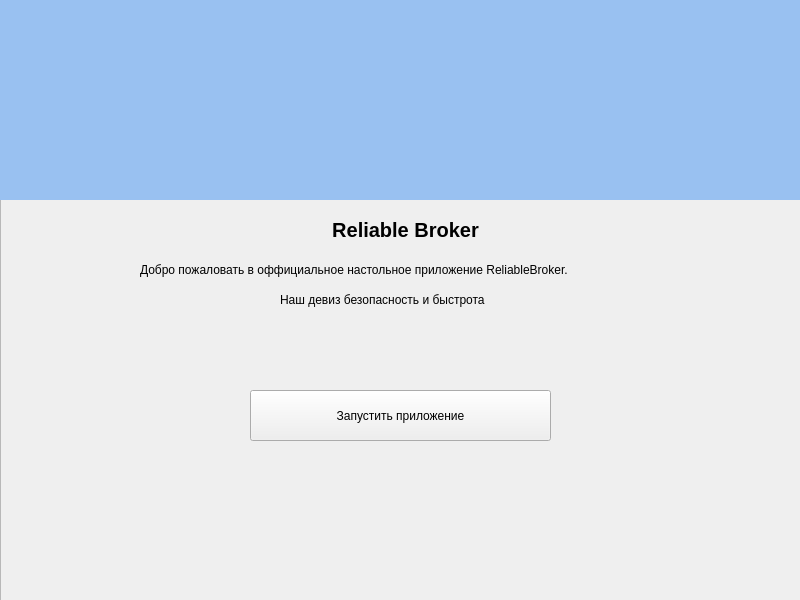
<?xml version="1.0" encoding="UTF-8"?>
<ui version="4.0">
 <class>Form</class>
 <widget class="QWidget" name="Form">
  <property name="geometry">
   <rect>
    <x>0</x>
    <y>0</y>
    <width>800</width>
    <height>600</height>
   </rect>
  </property>
  <property name="minimumSize">
   <size>
    <width>800</width>
    <height>600</height>
   </size>
  </property>
  <property name="maximumSize">
   <size>
    <width>800</width>
    <height>600</height>
   </size>
  </property>
  <property name="windowTitle">
   <string>Form</string>
  </property>
  <widget class="QWidget" name="gridLayoutWidget">
   <property name="geometry">
    <rect>
     <x>0</x>
     <y>0</y>
     <width>801</width>
     <height>601</height>
    </rect>
   </property>
   <layout class="QGridLayout" name="gridLayout">
    <item row="0" column="1">
     <widget class="QFrame" name="frame">
      <property name="sizePolicy">
       <sizepolicy hsizetype="Preferred" vsizetype="Preferred">
        <horstretch>0</horstretch>
        <verstretch>0</verstretch>
       </sizepolicy>
      </property>
      <property name="frameShape">
       <enum>QFrame::StyledPanel</enum>
      </property>
      <property name="frameShadow">
       <enum>QFrame::Raised</enum>
      </property>
      <widget class="QLabel" name="nameLabel">
       <property name="geometry">
        <rect>
         <x>330</x>
         <y>220</y>
         <width>151</width>
         <height>19</height>
        </rect>
       </property>
       <property name="styleSheet">
        <string notr="true">font-size: 20px;
font-weight: bold;</string>
       </property>
       <property name="text">
        <string>Reliable Broker</string>
       </property>
       <property name="textFormat">
        <enum>Qt::AutoText</enum>
       </property>
       <property name="alignment">
        <set>Qt::AlignCenter</set>
       </property>
      </widget>
      <widget class="QLabel" name="descriptionLabel1">
       <property name="geometry">
        <rect>
         <x>140</x>
         <y>260</y>
         <width>550</width>
         <height>19</height>
        </rect>
       </property>
       <property name="text">
        <string>Добро пожаловать в оффициальное настольное приложение ReliableBroker.</string>
       </property>
      </widget>
      <widget class="QLabel" name="descriptionLabel2">
       <property name="geometry">
        <rect>
         <x>280</x>
         <y>290</y>
         <width>260</width>
         <height>19</height>
        </rect>
       </property>
       <property name="text">
        <string>Наш девиз безопасность и быстрота</string>
       </property>
      </widget>
      <widget class="QPushButton" name="startButton">
       <property name="geometry">
        <rect>
         <x>250</x>
         <y>390</y>
         <width>301</width>
         <height>51</height>
        </rect>
       </property>
       <property name="styleSheet">
        <string notr="true">font-weight: 300;</string>
       </property>
       <property name="text">
        <string>Запустить приложение</string>
       </property>
      </widget>
      <widget class="QLabel" name="pictureLabel">
       <property name="geometry">
        <rect>
         <x>0</x>
         <y>0</y>
         <width>800</width>
         <height>200</height>
        </rect>
       </property>
       <property name="sizePolicy">
        <sizepolicy hsizetype="Maximum" vsizetype="Maximum">
         <horstretch>0</horstretch>
         <verstretch>0</verstretch>
        </sizepolicy>
       </property>
       <property name="maximumSize">
        <size>
         <width>800</width>
         <height>600</height>
        </size>
       </property>
       <property name="styleSheet">
        <string notr="true">background-color: rgb(153, 193, 241);</string>
       </property>
       <property name="text">
        <string/>
       </property>
       <property name="pixmap">
        <pixmap>../Resources/broker-logo.png</pixmap>
       </property>
       <property name="alignment">
        <set>Qt::AlignCenter</set>
       </property>
      </widget>
     </widget>
    </item>
   </layout>
  </widget>
 </widget>
 <resources/>
 <connections/>
</ui>
